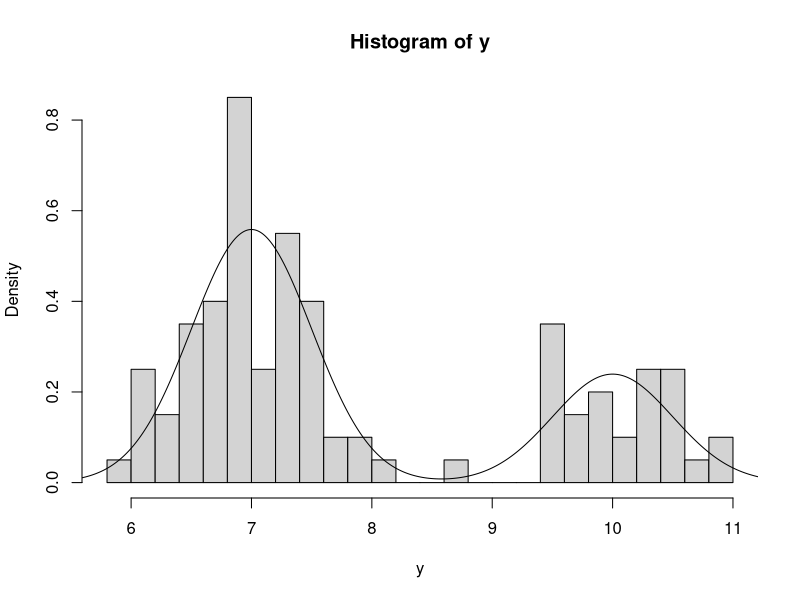
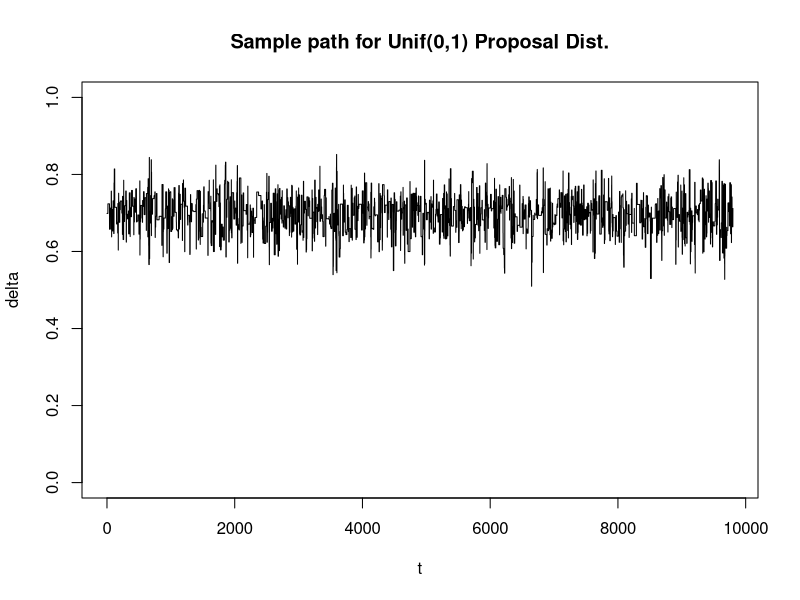
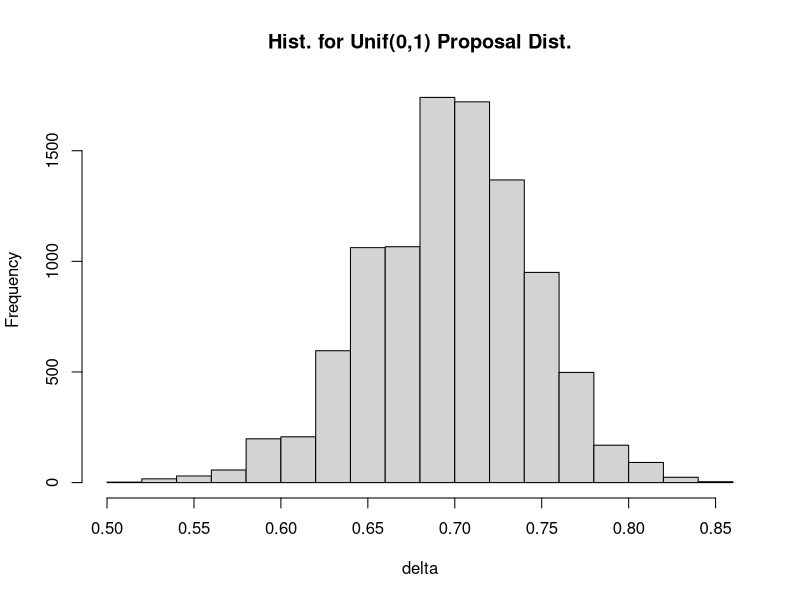
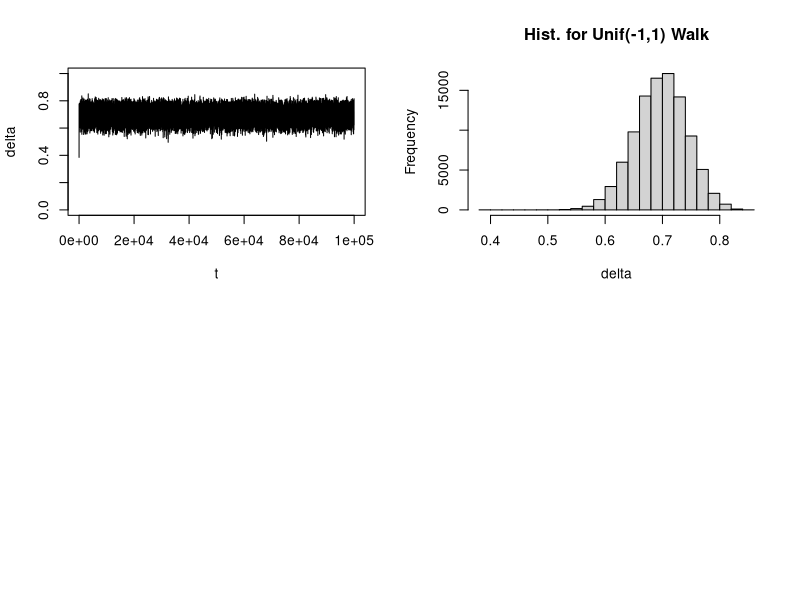

Here is the R script that generated these plots, in order:
## ---- chunk 1
#a
y = c(7.25325222659913, 6.85652267046824, 7.23643792894966, 7.03343611519664, 6.9186591609056, 6.65649879051228, 6.42308043084932, 7.46636287619574, 10.3497865413661, 6.93593298389149, 6.83974994639286, 10.1477534866707, 7.18844547660898, 8.79161716373787, 6.77135115622428, 9.89206349173715, 10.6292620609587, 6.17109362928208, 9.44878709751433, 7.12422462946795, 6.75066335182976, 7.42808832040163, 9.4949511197615, 6.74956775652862, 9.46445384762244, 7.27348041082583, 6.98896265672564, 7.26262394415349, 6.94244760575449, 7.28846831817204, 9.70904705672207, 10.9878054216487, 7.45111574465272, 6.97036693452533, 6.53291089305878, 6.52220443343591, 6.10163473472885, 10.2820394025033, 8.13866685075031, 9.51099560173583, 7.74154300863383, 6.14372115300404, 6.68548657458669, 10.8689484723994, 6.73064827757487, 10.5866677031468, 9.56384573435206, 6.99562383496413, 6.18576529608999, 10.5254577115642, 9.44970647261562, 9.84118730329914, 7.21312721539275, 7.83136245649827, 10.2825737379552, 6.36363038852991, 6.74285813989089, 6.98035358880607, 6.92964132433787, 6.84202550407557, 7.38016635912841, 9.78362588855716, 7.58508950152404, 9.50912675753626, 6.55132388271122, 6.88852617303433, 7.90209596243866, 7.01301915336949, 9.93871470060288, 7.51086841627442, 6.67441840075985, 6.10225392630878, 7.40059858311095, 7.30520952023732, 7.21041994910681, 10.519655486735, 10.1288125396083, 7.04575576918983, 9.8008750675778, 10.3528228749625, 7.25796001419125, 7.67456458165231, 6.52507043820612, 6.57628671699353, 6.52670898857082, 7.44576437202348, 10.5860658476161, 6.97650854570433, 6.89904378626167, 7.48642531607213, 6.39227547871176, 7.32020055238666, 9.64975498620833, 6.92112490660115, 10.4213997762887, 6.3455538999162, 6.99875637216512, 6.98618105048244, 5.96048736574766, 10.2852677946904)

par(mfrow = c(1,1))
x = seq(5, 14, by = 0.01)
d = .7 * dnorm(x, 7, .5) + .3 * dnorm(x, 10, .5)
hist(y, breaks = 20, freq = FALSE, ylab = "Density")
points (x, d, type = 'l')
## ---- chunk 2
#b
n = 10000
x.val1 = NULL
x.val2=NULL
set.seed(0)

f = function(x) {
  prod(x * dnorm(y, 7, 0.5) + (1 - x)*dnorm(y, 10, 0.5))
}

R = function(xt,x) {
  f(x)*g(xt)/(f(xt)*g(x))
}

g = function(x) {
  dunif(x, 0, 1)
}

x.val1[1] = runif (1, 0, 1)

for(i in 1:n){
      xt = x.val1[i]
      x = runif(1, 0, 1)
      p = min(R(xt, x), 1)
      d = rbinom(1, 1, p)
      x.val1[i + 1] = x*d + xt*(1 - d)
}
mean(x.val1[201:(n + 1)])
plot(x.val1[201:(n + 1)], ylim = c(0, 1), type="l", ylab="delta", xlab="t")
title("Sample path for Unif(0,1) Proposal Dist.")
hist(x.val1[201:(n + 1)], breaks = 20, xlab = "delta", main="Hist. for Unif(0,1) Proposal Dist.")
## ---- chunk 3
num.its = 100000
set.seed(1)

u = rep(0, num.its)
u[1] = runif(1, -1, 1)
p = rep(0, num.its)
p[1] = exp(u[1])/(1 + exp(u[1]))

log.like<-function(p, y) {
	  sum(log(p*dnorm(y, 7, 0.5) + (1 - p)*dnorm(y, 10, 0.5)))
}

for (i in 1:(num.its - 1)) {
	u[i + 1] = u[i] + runif(1, -1, 1)
	p[i + 1] = exp(u[i + 1])/(1 + exp(u[i + 1]))
	R = exp(log.like(p[i+1],y)-log.like(p[i],y))*exp(u[i+1])/(1+exp(u[i+1]))^2/exp(u[i])*(1+exp(u[i]))^2
	
	if (R<1) {
		 if(rbinom(1,1,R)==0)	{
		   p[i+1]=p[i]; u[i+1]=u[i]
		 }
  }
}

burn.in=1:1000
mean(p[-burn.in])
par(mfrow = c(2, 2))
plot(p,ylim = c(0,1),type="l", ylab = "delta", xlab = "t")
hist(p,breaks = 20, xlab = "delta", main = "Hist. for Unif(-1,1) Walk")
